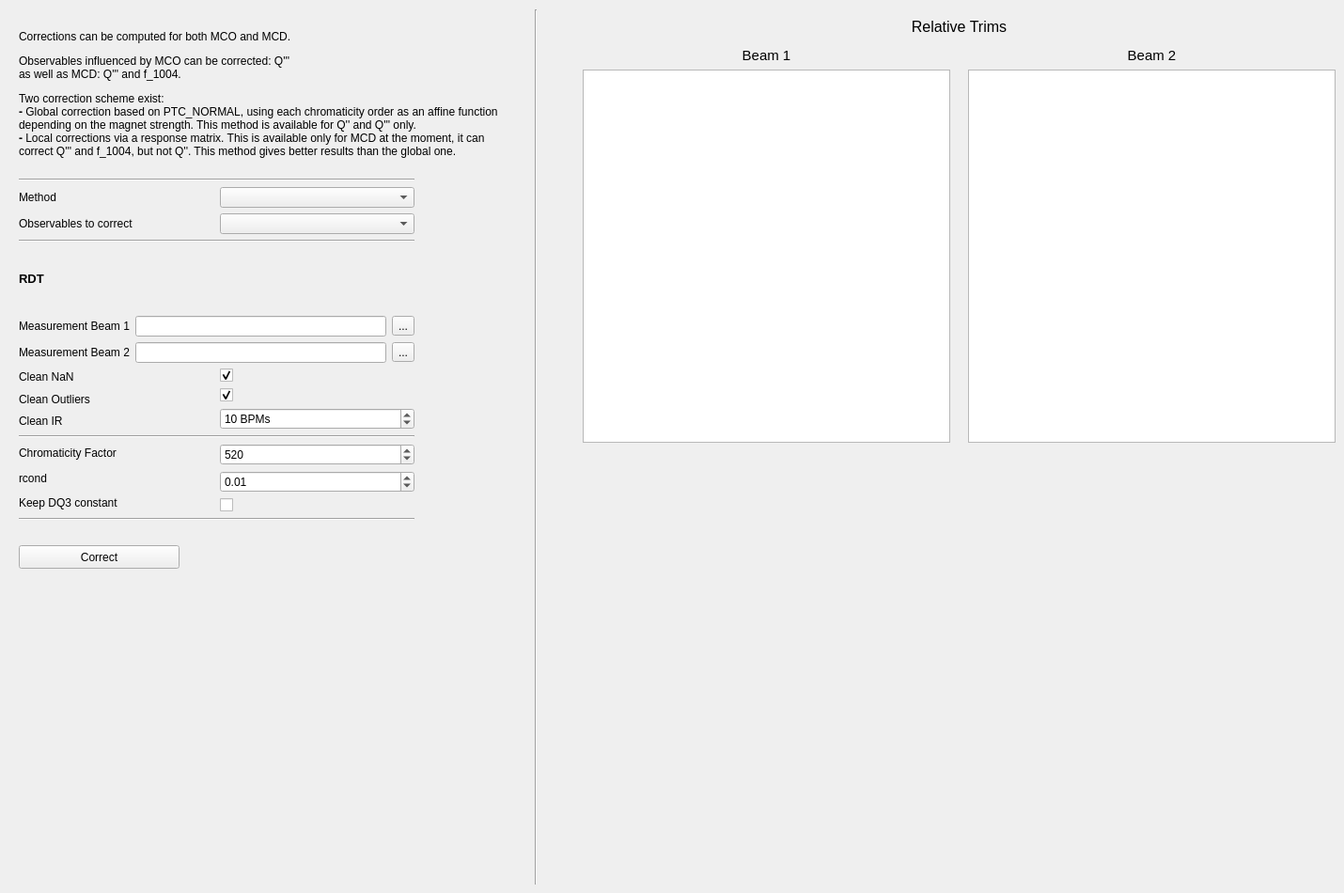
    <widget class="QWidget" name="correctionsTab">
     <property name="enabled">
      <bool>true</bool>
     </property>
     <attribute name="title">
      <string>Corrections</string>
     </attribute>
     <widget class="QPushButton" name="correctionButton">
      <property name="geometry">
       <rect>
        <x>20</x>
        <y>580</y>
        <width>171</width>
        <height>25</height>
       </rect>
      </property>
      <property name="text">
       <string>Correct</string>
      </property>
     </widget>
     <widget class="QLabel" name="label_19">
      <property name="geometry">
       <rect>
        <x>20</x>
        <y>20</y>
        <width>531</width>
        <height>161</height>
       </rect>
      </property>
      <property name="text">
       <string>&lt;html&gt;&lt;head/&gt;&lt;body&gt;&lt;p&gt;Corrections can be computed for both MCO and MCD.&lt;/p&gt;&lt;p&gt;Observables influenced by MCO can be corrected: Q'''&lt;br/&gt;as well as MCD: Q''' and f_1004.&lt;/p&gt;&lt;p&gt;Two correction scheme exist: &lt;br/&gt;&lt;span style=&quot; font-weight:600;&quot;&gt;-&lt;/span&gt; Global correction based on PTC_NORMAL, using each chromaticity order as an affine function depending on the magnet strength. This method is available for Q'' and Q''' only.&lt;br/&gt;&lt;span style=&quot; font-weight:600;&quot;&gt;-&lt;/span&gt; Local corrections via a response matrix. This is available only for MCD at the moment, it can correct Q''' and f_1004, but not Q''. This method gives better results than the global one.&lt;/p&gt;&lt;/body&gt;&lt;/html&gt;</string>
      </property>
      <property name="textFormat">
       <enum>Qt::RichText</enum>
      </property>
      <property name="wordWrap">
       <bool>true</bool>
      </property>
     </widget>
     <widget class="QWidget" name="layoutWidget_2">
      <property name="geometry">
       <rect>
        <x>1030</x>
        <y>50</y>
        <width>391</width>
        <height>421</height>
       </rect>
      </property>
      <layout class="QVBoxLayout" name="verticalLayout_10">
       <item>
        <widget class="QLabel" name="label_27">
         <property name="font">
          <font>
           <pointsize>11</pointsize>
          </font>
         </property>
         <property name="text">
          <string>Beam 2</string>
         </property>
         <property name="alignment">
          <set>Qt::AlignCenter</set>
         </property>
        </widget>
       </item>
       <item>
        <widget class="QTextEdit" name="correctionB2TextEdit">
         <property name="font">
          <font>
           <family>Monospace</family>
           <kerning>false</kerning>
          </font>
         </property>
         <property name="textInteractionFlags">
          <set>Qt::TextSelectableByKeyboard|Qt::TextSelectableByMouse</set>
         </property>
        </widget>
       </item>
      </layout>
     </widget>
     <widget class="Line" name="line_6">
      <property name="geometry">
       <rect>
        <x>560</x>
        <y>10</y>
        <width>21</width>
        <height>931</height>
       </rect>
      </property>
      <property name="orientation">
       <enum>Qt::Vertical</enum>
      </property>
     </widget>
     <widget class="QWidget" name="layoutWidget">
      <property name="geometry">
       <rect>
        <x>20</x>
        <y>190</y>
        <width>421</width>
        <height>364</height>
       </rect>
      </property>
      <layout class="QVBoxLayout" name="verticalLayout_5">
       <item>
        <layout class="QVBoxLayout" name="verticalLayout_4">
         <item>
          <layout class="QVBoxLayout" name="verticalLayout_3">
           <item>
            <widget class="Line" name="line_8">
             <property name="orientation">
              <enum>Qt::Horizontal</enum>
             </property>
            </widget>
           </item>
           <item>
            <layout class="QHBoxLayout" name="horizontalLayout">
             <item>
              <layout class="QVBoxLayout" name="verticalLayout_7">
               <item>
                <widget class="QLabel" name="label_20">
                 <property name="text">
                  <string>Method</string>
                 </property>
                </widget>
               </item>
               <item>
                <widget class="QLabel" name="label_10">
                 <property name="text">
                  <string>Observables to correct</string>
                 </property>
                </widget>
               </item>
              </layout>
             </item>
             <item>
              <layout class="QVBoxLayout" name="verticalCorrectionLayout">
               <item>
                <widget class="QComboBox" name="correctionMethodComboBox"/>
               </item>
               <item>
                <widget class="QComboBox" name="observablesCorrectionComboBox"/>
               </item>
              </layout>
             </item>
            </layout>
           </item>
           <item>
            <widget class="Line" name="line_9">
             <property name="orientation">
              <enum>Qt::Horizontal</enum>
             </property>
            </widget>
           </item>
           <item>
            <widget class="QLabel" name="label_29">
             <property name="sizePolicy">
              <sizepolicy hsizetype="Maximum" vsizetype="Preferred">
               <horstretch>0</horstretch>
               <verstretch>0</verstretch>
              </sizepolicy>
             </property>
             <property name="font">
              <font>
               <pointsize>10</pointsize>
              </font>
             </property>
             <property name="toolTip">
              <string>&lt;html&gt;&lt;head/&gt;&lt;body&gt;&lt;p&gt;Analysis path only needs to be supplied if correcting RDTs as well.&lt;/p&gt;&lt;/body&gt;&lt;/html&gt;</string>
             </property>
             <property name="text">
              <string>&lt;b&gt;RDT&lt;/b&gt;</string>
             </property>
            </widget>
           </item>
           <item>
            <layout class="QHBoxLayout" name="horizontalLayout_3">
             <item>
              <widget class="QLabel" name="label_9">
               <property name="toolTip">
                <string>Optics directory of the measurement to correct</string>
               </property>
               <property name="whatsThis">
                <string/>
               </property>
               <property name="text">
                <string>Measurement Beam 1</string>
               </property>
              </widget>
             </item>
             <item>
              <widget class="QLineEdit" name="measurementCorrectionB1LineEdit">
               <property name="text">
                <string/>
               </property>
              </widget>
             </item>
             <item>
              <widget class="QToolButton" name="mesurementB1CorrectionToolButton">
               <property name="text">
                <string>...</string>
               </property>
              </widget>
             </item>
            </layout>
           </item>
          </layout>
         </item>
         <item>
          <layout class="QHBoxLayout" name="horizontalLayout_6">
           <item>
            <widget class="QLabel" name="label_28">
             <property name="toolTip">
              <string>Optics directory of the measurement to correct</string>
             </property>
             <property name="whatsThis">
              <string/>
             </property>
             <property name="text">
              <string>Measurement Beam 2</string>
             </property>
            </widget>
           </item>
           <item>
            <widget class="QLineEdit" name="measurementCorrectionB2LineEdit">
             <property name="text">
              <string/>
             </property>
            </widget>
           </item>
           <item>
            <widget class="QToolButton" name="mesurementB2CorrectionToolButton">
             <property name="text">
              <string>...</string>
             </property>
            </widget>
           </item>
          </layout>
         </item>
         <item>
          <layout class="QHBoxLayout" name="horizontalLayout_5">
           <item>
            <layout class="QVBoxLayout" name="verticalLayout_6">
             <item>
              <widget class="QLabel" name="label_23">
               <property name="toolTip">
                <string>&lt;html&gt;&lt;head/&gt;&lt;body&gt;&lt;p&gt;Remove NaN values from measurement.&lt;/p&gt;&lt;/body&gt;&lt;/html&gt;</string>
               </property>
               <property name="text">
                <string>Clean NaN</string>
               </property>
              </widget>
             </item>
             <item>
              <widget class="QLabel" name="label_24">
               <property name="toolTip">
                <string>&lt;html&gt;&lt;head/&gt;&lt;body&gt;&lt;p&gt;Removed outliers from measurement.&lt;/p&gt;&lt;/body&gt;&lt;/html&gt;</string>
               </property>
               <property name="text">
                <string>Clean Outliers</string>
               </property>
              </widget>
             </item>
             <item>
              <widget class="QLabel" name="label_25">
               <property name="toolTip">
                <string>&lt;html&gt;&lt;head/&gt;&lt;body&gt;&lt;p&gt;Number of BPMs to remove on each side of the IPs&lt;/p&gt;&lt;/body&gt;&lt;/html&gt;</string>
               </property>
               <property name="text">
                <string>Clean IR</string>
               </property>
              </widget>
             </item>
            </layout>
           </item>
           <item>
            <layout class="QVBoxLayout" name="verticalLayout_8">
             <item>
              <widget class="QCheckBox" name="cleanNaNCheckBox">
               <property name="text">
                <string/>
               </property>
               <property name="checked">
                <bool>true</bool>
               </property>
              </widget>
             </item>
             <item>
              <widget class="QCheckBox" name="cleanOutliersCheckBox">
               <property name="text">
                <string/>
               </property>
               <property name="checked">
                <bool>true</bool>
               </property>
              </widget>
             </item>
             <item>
              <widget class="QSpinBox" name="cleanIRSpinBox">
               <property name="suffix">
                <string> BPMs</string>
               </property>
               <property name="value">
                <number>10</number>
               </property>
              </widget>
             </item>
            </layout>
           </item>
          </layout>
         </item>
         <item>
          <widget class="Line" name="line_7">
           <property name="orientation">
            <enum>Qt::Horizontal</enum>
           </property>
          </widget>
         </item>
        </layout>
       </item>
       <item>
        <layout class="QHBoxLayout" name="horizontalLayout_4">
         <item>
          <layout class="QVBoxLayout" name="verticalLayout">
           <item>
            <widget class="QLabel" name="label_33">
             <property name="toolTip">
              <string>&lt;html&gt;&lt;head/&gt;&lt;body&gt;&lt;p&gt;Number of chromaticity observables to add to offset the RDT.&lt;/p&gt;&lt;p&gt;There are about 500 BPMs for each plane of the RDT.&lt;/p&gt;&lt;p&gt;500 is usually a good number to balance the RDT and Q''' correction.&lt;/p&gt;&lt;/body&gt;&lt;/html&gt;</string>
             </property>
             <property name="text">
              <string>Chromaticity Factor</string>
             </property>
            </widget>
           </item>
           <item>
            <widget class="QLabel" name="label_34">
             <property name="toolTip">
              <string>&lt;html&gt;&lt;head/&gt;&lt;body&gt;&lt;p&gt;Cutoff for small singular values in the SVD decomposition.&lt;/p&gt;&lt;p&gt;A  value of 0 means no cleaning and could lead to large corrections.&lt;/p&gt;&lt;/body&gt;&lt;/html&gt;</string>
             </property>
             <property name="text">
              <string>rcond</string>
             </property>
            </widget>
           </item>
           <item>
            <widget class="QLabel" name="label_22">
             <property name="toolTip">
              <string>&lt;html&gt;&lt;head/&gt;&lt;body&gt;&lt;p&gt;When correcting the RDT f1004, the chromaticity changes.&lt;/p&gt;&lt;p&gt;Ticking this box adds a &amp;quot;fake&amp;quot; 0 chromaticity measurement to the response matrix to leave it unchanged.&lt;br/&gt;Be sure to set the chromaticity factor.&lt;/p&gt;&lt;p&gt;Adding DQ3 as an observable will not be taken into account if this box is checked.&lt;/p&gt;&lt;/body&gt;&lt;/html&gt;</string>
             </property>
             <property name="text">
              <string>Keep DQ3 constant</string>
             </property>
            </widget>
           </item>
          </layout>
         </item>
         <item>
          <layout class="QVBoxLayout" name="verticalLayout_2">
           <item>
            <widget class="QSpinBox" name="factorChromaSpinBox">
             <property name="maximum">
              <number>10000</number>
             </property>
             <property name="value">
              <number>520</number>
             </property>
            </widget>
           </item>
           <item>
            <widget class="QDoubleSpinBox" name="rcondCorrectionSpinBox">
             <property name="singleStep">
              <double>0.000010000000000</double>
             </property>
             <property name="value">
              <double>0.010000000000000</double>
             </property>
            </widget>
           </item>
           <item>
            <widget class="QCheckBox" name="keepDQ3ConstantcheckBox">
             <property name="layoutDirection">
              <enum>Qt::LeftToRight</enum>
             </property>
             <property name="text">
              <string/>
             </property>
            </widget>
           </item>
          </layout>
         </item>
        </layout>
       </item>
       <item>
        <widget class="Line" name="line_10">
         <property name="orientation">
          <enum>Qt::Horizontal</enum>
         </property>
        </widget>
       </item>
      </layout>
     </widget>
     <widget class="QWidget" name="layoutWidget">
      <property name="geometry">
       <rect>
        <x>620</x>
        <y>50</y>
        <width>391</width>
        <height>421</height>
       </rect>
      </property>
      <layout class="QVBoxLayout" name="verticalLayout_9">
       <item>
        <widget class="QLabel" name="label_26">
         <property name="font">
          <font>
           <pointsize>11</pointsize>
          </font>
         </property>
         <property name="text">
          <string>Beam 1</string>
         </property>
         <property name="alignment">
          <set>Qt::AlignCenter</set>
         </property>
        </widget>
       </item>
       <item>
        <widget class="QTextEdit" name="correctionB1TextEdit">
         <property name="font">
          <font>
           <family>Monospace</family>
           <kerning>false</kerning>
          </font>
         </property>
         <property name="html">
          <string>&lt;!DOCTYPE HTML PUBLIC &quot;-//W3C//DTD HTML 4.0//EN&quot; &quot;http://www.w3.org/TR/REC-html40/strict.dtd&quot;&gt;
&lt;html&gt;&lt;head&gt;&lt;meta name=&quot;qrichtext&quot; content=&quot;1&quot; /&gt;&lt;style type=&quot;text/css&quot;&gt;
p, li { white-space: pre-wrap; }
&lt;/style&gt;&lt;/head&gt;&lt;body style=&quot; font-family:'Monospace'; font-size:9pt; font-weight:400; font-style:normal;&quot;&gt;
&lt;p style=&quot;-qt-paragraph-type:empty; margin-top:0px; margin-bottom:0px; margin-left:0px; margin-right:0px; -qt-block-indent:0; text-indent:0px;&quot;&gt;&lt;br /&gt;&lt;/p&gt;&lt;/body&gt;&lt;/html&gt;</string>
         </property>
         <property name="textInteractionFlags">
          <set>Qt::TextSelectableByKeyboard|Qt::TextSelectableByMouse</set>
         </property>
        </widget>
       </item>
      </layout>
     </widget>
     <widget class="QLabel" name="label_35">
      <property name="geometry">
       <rect>
        <x>960</x>
        <y>20</y>
        <width>121</width>
        <height>17</height>
       </rect>
      </property>
      <property name="font">
       <font>
        <pointsize>12</pointsize>
       </font>
      </property>
      <property name="text">
       <string>Relative Trims</string>
      </property>
      <property name="alignment">
       <set>Qt::AlignCenter</set>
      </property>
     </widget>
    </widget>
